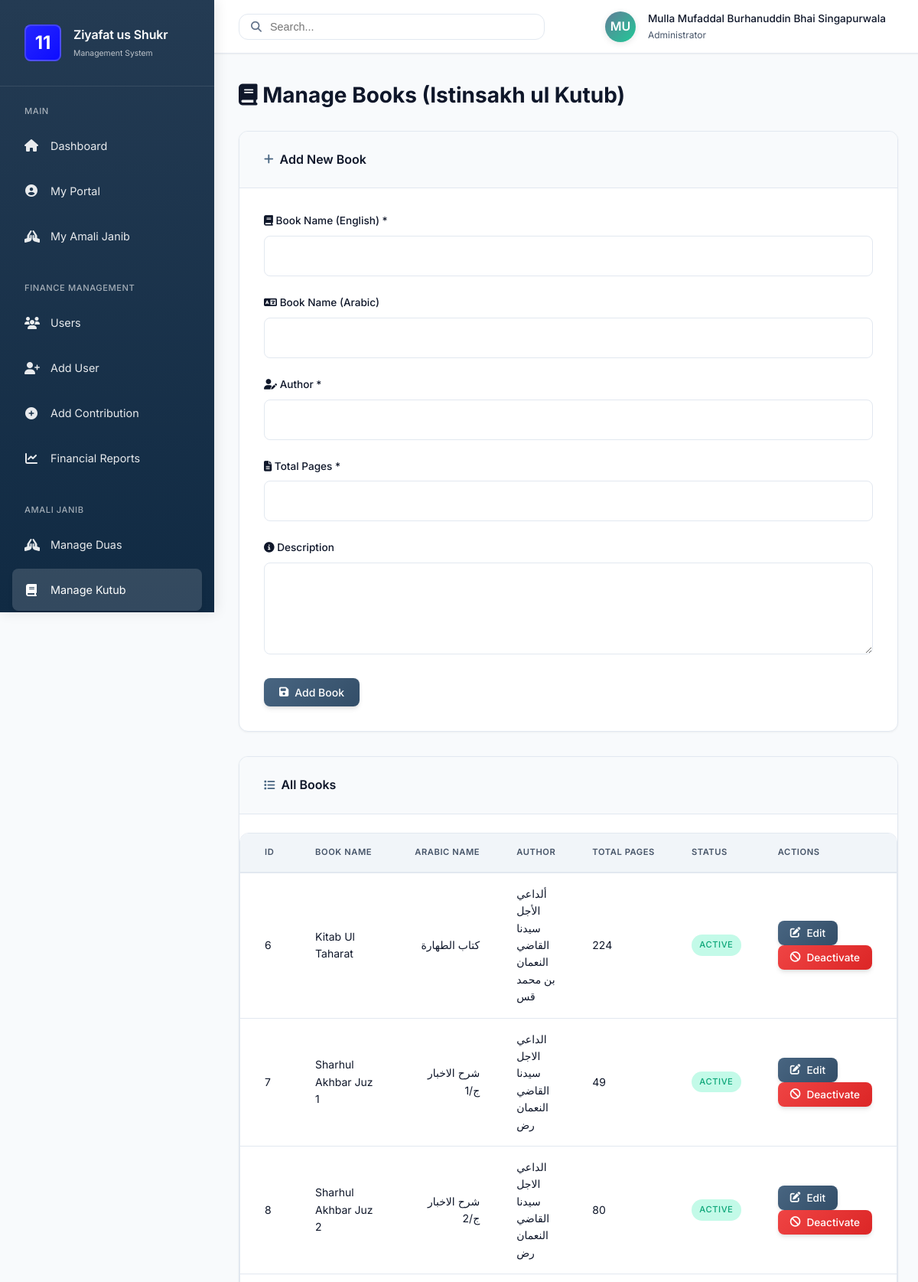
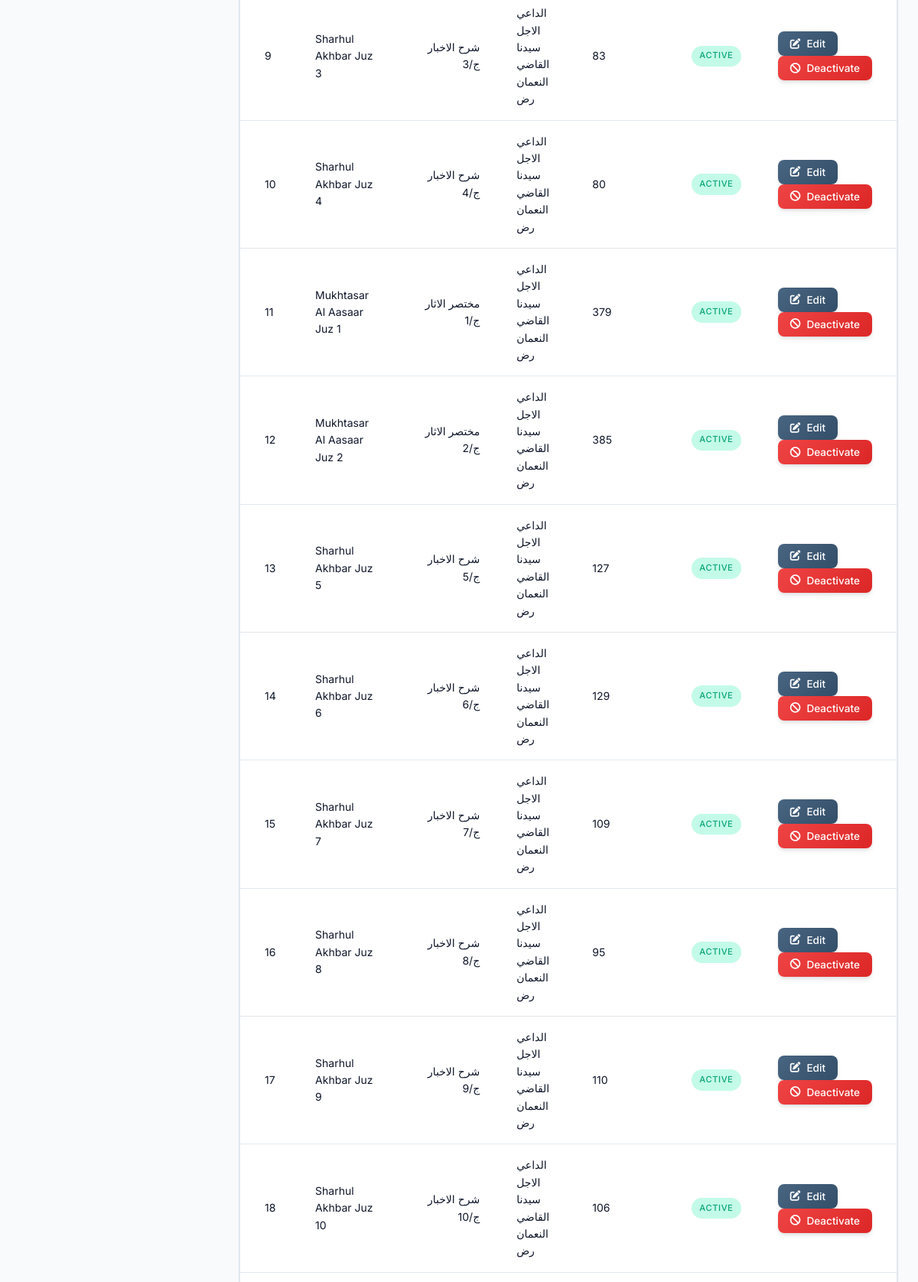
/admin/manage_books.php (signed in, upper part), run on the app's committed database (2 pictures, top to bottom).
### tables this page shows
CREATE TABLE `users` (
  `id` int(10) UNSIGNED NOT NULL,
  `its_number` varchar(50) NOT NULL,
  `tr_number` varchar(50) DEFAULT NULL,
  `category` enum('Surat','Marol','Karachi','Nairobi','Muntasib') DEFAULT NULL,
  `classification` enum('Talabat','Taalebaat','Muntasebeen','Muntasebaat') NOT NULL,
  `name` varchar(100) NOT NULL,
  `email` varchar(100) NOT NULL,
  `phone_number` varchar(20) DEFAULT NULL,
  `password` varchar(255) NOT NULL,
  `role` enum('user','admin') DEFAULT 'user',
  `admin_type` enum('super_admin','finance_admin','amali_coordinator','surat_amali_coordinator','marol_amali_coordinator','karachi_amali_coordinator','nairobi_amali_coordinator') DEFAULT NULL,
  `created_at` timestamp NOT NULL DEFAULT current_timestamp()
);

CREATE TABLE `books_master` (
  `id` int(10) UNSIGNED NOT NULL,
  `book_name` varchar(255) NOT NULL,
  `book_name_arabic` varchar(255) DEFAULT NULL,
  `author` varchar(255) DEFAULT NULL,
  `total_pages` int(11) DEFAULT NULL,
  `description` text DEFAULT NULL,
  `is_active` tinyint(1) DEFAULT 1,
  `display_order` int(11) DEFAULT 0,
  `created_at` timestamp NOT NULL DEFAULT current_timestamp(),
  `updated_at` timestamp NOT NULL DEFAULT current_timestamp() ON UPDATE current_timestamp()
);

### includes/functions.php (called while the page is built, shortened)
<?php
function is_logged_in() {
    return isset($_SESSION['user_id']);
}
function is_admin() {
    return isset($_SESSION['role']) && $_SESSION['role'] === 'admin';
}
function is_super_admin() {
    return isset($_SESSION['role']) && $_SESSION['role'] === 'admin'
           && isset($_SESSION['admin_type']) && $_SESSION['admin_type'] === 'super_admin';
}
function has_finance_access() {
    return is_super_admin() || is_finance_admin();
}
function has_amali_access() {
    return is_super_admin() || is_amali_coordinator() || is_category_amali_coordinator();
}
function get_user_by_id($conn, $user_id) {
    $sql = "SELECT * FROM users WHERE id = ?";
    $stmt = $conn->prepare($sql);
    $stmt->bind_param("i", $user_id);
    $stmt->execute();
    $result = $stmt->get_result();
    return $result->fetch_assoc();
}
?>

### admin/manage_books.php (the view, shortened to what this page needs)
<?php
require_once '../config/database.php';
require_once '../includes/functions.php';
$css_path = '../assets/css/';
$sql = "SELECT * FROM books_master ORDER BY display_order, id";
$books = $conn->query($sql);
require_once '../includes/header.php';
?>
<div class="container">
    <h1 class="mb-3"><i class="fas fa-book"></i> Manage Books (Istinsakh ul Kutub)</h1>
    <div class="card">
        <div class="card-header">
            <h3><i class="fas fa-plus"></i> Add New Book</h3>
        </div>
        <form method="POST" action="">
            <div class="form-group">
                <label for="book_name"><i class="fas fa-book"></i> Book Name (English) *</label>
                <input type="text" id="book_name" name="book_name" class="form-control" required>
            </div>
            <div class="form-group">
                <label for="book_name_arabic"><i class="fas fa-language"></i> Book Name (Arabic)</label>
                <input type="text" id="book_name_arabic" name="book_name_arabic" class="form-control" dir="rtl">
            </div>
            <div class="form-group">
                <label for="author"><i class="fas fa-user-edit"></i> Author *</label>
                <input type="text" id="author" name="author" class="form-control" required>
            </div>
            <div class="form-group">
                <label for="total_pages"><i class="fas fa-file-alt"></i> Total Pages *</label>
                <input type="number" id="total_pages" name="total_pages" class="form-control" min="1" required>
            </div>
            <div class="form-group">
                <label for="description"><i class="fas fa-info-circle"></i> Description</label>
                <textarea id="description" name="description" class="form-control" rows="3"></textarea>
            </div>
            <button type="submit" class="btn btn-primary">
                <i class="fas fa-save"></i> Add Book
            </button>
        </form>
    </div>
    <div class="card">
        <div class="card-header">
            <h3><i class="fas fa-list"></i> All Books</h3>
        </div>
        <div class="table-container">
            <?php if ($books->num_rows > 0): ?>
                <table>
                    <thead>
                        <tr>
                            <th>ID</th>
                            <th>Book Name</th>
                            <th>Arabic Name</th>
                            <th>Author</th>
                            <th>Total Pages</th>
                            <th>Status</th>
                            <th>Actions</th>
                        </tr>
                    </thead>
                    <tbody>
                        <?php while ($book = $books->fetch_assoc()): ?>
                            <tr>
                                <td><?php echo $book['id']; ?></td>
                                <td><?php echo htmlspecialchars($book['book_name']); ?></td>
                                <td dir="rtl"><?php echo htmlspecialchars($book['book_name_arabic']); ?></td>
                                <td><?php echo htmlspecialchars($book['author']); ?></td>
                                <td><?php echo $book['total_pages']; ?></td>
                                <td>
                                    <?php if ($book['is_active']): ?>
                                        <span class="badge badge-success">Active</span>
                                    <?php else: ?>
                                        <span class="badge badge-danger">Inactive</span>
                                    <?php endif; ?>
                                </td>
                                <td>
                                    <button onclick="editBook(<?php echo htmlspecialchars(json_encode($book)); ?>)" class="btn btn-sm btn-primary">
                                        <i class="fas fa-edit"></i> Edit
                                    </button>
                                    <?php if ($book['is_active']): ?>
                                        <form method="POST" style="display:inline;" onsubmit="return confirm('Deactivate this book?');">
                                            <button type="submit" class="btn btn-sm btn-danger">
                                                <i class="fas fa-ban"></i> Deactivate
                                            </button>
                                        </form>
                                    <?php endif; ?>
                                </td>
                            </tr>
                        <?php endwhile; ?>
                    </tbody>
                </table>
            <?php else: ?>
                <p class="text-center">No books found.</p>
            <?php endif; ?>
        </div>
    </div>
</div>
<?php require_once '../includes/footer.php'; ?>

### includes/header.php (shortened to what this page needs)
<?php
require_once __DIR__ . '/functions.php';
?>
<!DOCTYPE html>
<html lang="en">
<head>
    <link rel="stylesheet" href="<?php echo isset($css_path) ? $css_path : '../assets/css/'; ?>style.css">
    <link rel="stylesheet" href="https://cdnjs.cloudflare.com/ajax/libs/font-awesome/6.4.0/css/all.min.css">
</head>
<body>
    <?php if (is_logged_in()): ?>
        <div class="app-layout">
            <aside class="sidebar" id="sidebar">
                <div class="sidebar-header">
                    <div class="sidebar-brand">
                        <div class="sidebar-brand-logo" style="width: 48px; height: 48px; display: flex; align-items: center; justify-content: center; font-size: 24px; font-weight: bold; background-color: BLUE; color: white; border-radius: 8px;">
                            11
                        </div>
                        <div class="sidebar-brand-text">
                            <h2>Ziyafat us Shukr</h2>
                            <p>Management System</p>
                        </div>
                    </div>
                </div>
                <nav class="sidebar-nav">
                    <?php if (is_admin()): ?>
                        <div class="nav-section">
                            <div class="nav-section-title">Main</div>
                            <div class="nav-item">
                                <a href="../admin/index.php" class="nav-link <?php echo basename($_SERVER['PHP_SELF']) == 'index.php' && strpos($_SERVER['PHP_SELF'], 'admin') !== false ? 'active' : ''; ?>">
                                    <i class="fas fa-home"></i>
                                    <span>Dashboard</span>
                                </a>
                            </div>
                            <div class="nav-item">
                                <a href="../user/index.php" class="nav-link <?php echo strpos($_SERVER['PHP_SELF'], 'user/index.php') !== false ? 'active' : ''; ?>">
                                    <i class="fas fa-user-circle"></i>
                                    <span>My Portal</span>
                                </a>
                            </div>
                            <div class="nav-item">
                                <a href="../user/amali_janib.php" class="nav-link <?php echo strpos($_SERVER['PHP_SELF'], 'user/amali_janib.php') !== false || strpos($_SERVER['PHP_SELF'], 'user/quran_tracking.php') !== false || strpos($_SERVER['PHP_SELF'], 'user/dua_tracking.php') !== false || strpos($_SERVER['PHP_SELF'], 'user/book_transcription.php') !== false ? 'active' : ''; ?>">
                                    <i class="fas fa-hands-praying"></i>
                                    <span>My Amali Janib</span>
                                </a>
                            </div>
                        </div>
                        <?php if (has_finance_access()): ?>
                            <div class="nav-section">
                                <div class="nav-section-title">Finance Management</div>
                                <div class="nav-item">
                                    <a href="../admin/view_users.php" class="nav-link <?php echo basename($_SERVER['PHP_SELF']) == 'view_users.php' ? 'active' : ''; ?>">
                                        <i class="fas fa-users"></i>
                                        <span>Users</span>
                                    </a>
                                </div>
                                <div class="nav-item">
                                    <a href="../admin/add_user.php" class="nav-link <?php echo basename($_SERVER['PHP_SELF']) == 'add_user.php' ? 'active' : ''; ?>">
                                        <i class="fas fa-user-plus"></i>
                                        <span>Add User</span>
                                    </a>
                                </div>
                                <div class="nav-item">
                                    <a href="../admin/add_contribution.php" class="nav-link <?php echo basename($_SERVER['PHP_SELF']) == 'add_contribution.php' ? 'active' : ''; ?>">
                                        <i class="fas fa-plus-circle"></i>
                                        <span>Add Contribution</span>
                                    </a>
                                </div>
                                <div class="nav-item">
                                    <a href="../admin/reports.php" class="nav-link <?php echo basename($_SERVER['PHP_SELF']) == 'reports.php' ? 'active' : ''; ?>">
                                        <i class="fas fa-chart-line"></i>
                                        <span>Financial Reports</span>
                                    </a>
                                </div>
                            </div>
                        <?php endif; ?>
                        <?php if (has_amali_access()): ?>
                            <div class="nav-section">
                                <div class="nav-section-title">Amali Janib</div>
                                <div class="nav-item">
                                    <a href="../admin/manage_duas.php" class="nav-link <?php echo basename($_SERVER['PHP_SELF']) == 'manage_duas.php' ? 'active' : ''; ?>">
                                        <i class="fas fa-hands-praying"></i>
                                        <span>Manage Duas</span>
                                    </a>
                                </div>
                                <div class="nav-item">
                                    <a href="../admin/manage_books.php" class="nav-link <?php echo basename($_SERVER['PHP_SELF']) == 'manage_books.php' ? 'active' : ''; ?>">
                                        <i class="fas fa-book"></i>
                                        <span>Manage Kutub</span>
                                    </a>
                                </div>
                            </div>
                        <?php endif; ?>
                    <?php endif; ?>
                </nav>
            </aside>
            <div class="main-wrapper">
                <header class="topbar">
                    <div class="topbar-left">
                        <div class="topbar-search">
                            <i class="fas fa-search"></i>
                            <input type="text" placeholder="Search...">
                        </div>
                    </div>
                    <div class="topbar-right">
                        <div class="topbar-user">
                            <div class="user-avatar">
                                <?php
                                $logged_in_user = get_user_by_id($GLOBALS['conn'], $_SESSION['user_id']);
                                echo strtoupper(substr($logged_in_user['name'], 0, 2));
                                ?>
                            </div>
                            <div class="user-info">
                                <h4><?php echo htmlspecialchars($logged_in_user['name']); ?></h4>
                                <p><?php echo is_admin() ? 'Administrator' : 'User'; ?></p>
                            </div>
                        </div>
                    </div>
                </header>
                <main class="main-content">
                <?php else: ?>
                <?php endif; ?>

### data on the page
users: name "MU", name "Mulla Mufaddal Burhanuddin Bhai Singapurwala"
books_master: id "6", book_name "Kitab Ul Taharat", book_name_arabic "كتاب الطهارة", author "ألداعي الأجل سيدنا القاضي النعمان بن محمد قس", total_pages "224", is_active "ACTIVE"
books_master: id "7", book_name "Sharhul Akhbar Juz 1", book_name_arabic "شرح الاخبار ج/1", author "الداعي الاجل سيدنا القاضي النعمان رض", total_pages "49", is_active "ACTIVE"
books_master: id "8", book_name "Sharhul Akhbar Juz 2", book_name_arabic "شرح الاخبار ج/2", author "الداعي الاجل سيدنا القاضي النعمان رض", total_pages "80", is_active "ACTIVE"
books_master: id "9", book_name "Sharhul Akhbar Juz 3", book_name_arabic "شرح الاخبار ج/3", author "الداعي الاجل سيدنا القاضي النعمان رض", total_pages "83", is_active "ACTIVE"
books_master: id "10", book_name "Sharhul Akhbar Juz 4", book_name_arabic "شرح الاخبار ج/4", author "الداعي الاجل سيدنا القاضي النعمان رض", total_pages "80", is_active "ACTIVE"
books_master: id "11", book_name "Mukhtasar Al Aasaar Juz 1", book_name_arabic "مختصر الاثار ج/1", author "الداعي الاجل سيدنا القاضي النعمان رض", total_pages "379", is_active "ACTIVE"
books_master: id "12", book_name "Mukhtasar Al Aasaar Juz 2", book_name_arabic "مختصر الاثار ج/2", author "الداعي الاجل سيدنا القاضي النعمان رض", total_pages "385", is_active "ACTIVE"
books_master: id "13", book_name "Sharhul Akhbar Juz 5", book_name_arabic "شرح الاخبار ج/5", author "الداعي الاجل سيدنا القاضي النعمان رض", total_pages "127", is_active "ACTIVE"
books_master: id "14", book_name "Sharhul Akhbar Juz 6", book_name_arabic "شرح الاخبار ج/6", author "الداعي الاجل سيدنا القاضي النعمان رض", total_pages "129", is_active "ACTIVE"
books_master: id "15", book_name "Sharhul Akhbar Juz 7", book_name_arabic "شرح الاخبار ج/7", author "الداعي الاجل سيدنا القاضي النعمان رض", total_pages "109", is_active "ACTIVE"
books_master: id "16", book_name "Sharhul Akhbar Juz 8", book_name_arabic "شرح الاخبار ج/8", author "الداعي الاجل سيدنا القاضي النعمان رض", total_pages "95", is_active "ACTIVE"
books_master: id "17", book_name "Sharhul Akhbar Juz 9", book_name_arabic "شرح الاخبار ج/9", author "الداعي الاجل سيدنا القاضي النعمان رض", total_pages "110", is_active "ACTIVE"
books_master: id "18", book_name "Sharhul Akhbar Juz 10", book_name_arabic "شرح الاخبار ج/10", author "الداعي الاجل سيدنا القاضي النعمان رض", total_pages "106", is_active "ACTIVE"
